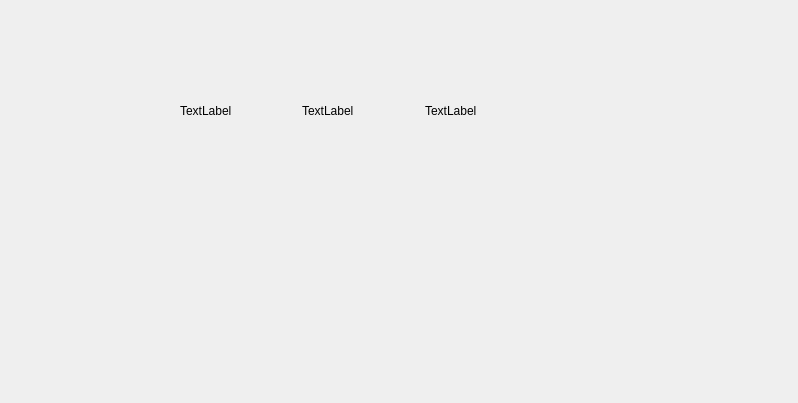
<?xml version="1.0" encoding="UTF-8"?>
<ui version="4.0">
 <class>Form1</class>
 <widget class="QWidget" name="Form1">
  <property name="geometry">
   <rect>
    <x>0</x>
    <y>0</y>
    <width>798</width>
    <height>403</height>
   </rect>
  </property>
  <property name="windowTitle">
   <string>Form</string>
  </property>
  <widget class="QWidget" name="horizontalLayoutWidget">
   <property name="geometry">
    <rect>
     <x>180</x>
     <y>70</y>
     <width>361</width>
     <height>81</height>
    </rect>
   </property>
   <layout class="QHBoxLayout" name="horizontalLayout">
    <item>
     <widget class="QLabel" name="label_2">
      <property name="text">
       <string>TextLabel</string>
      </property>
     </widget>
    </item>
    <item>
     <widget class="QLabel" name="label">
      <property name="text">
       <string>TextLabel</string>
      </property>
     </widget>
    </item>
    <item>
     <widget class="QLabel" name="label_3">
      <property name="text">
       <string>TextLabel</string>
      </property>
     </widget>
    </item>
   </layout>
  </widget>
 </widget>
 <resources/>
 <connections/>
</ui>
